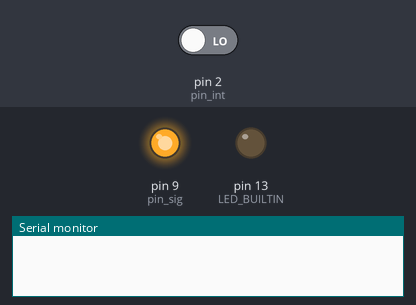
Simulated run of this sketch. Board: Arduino Uno, built with avr-gcc and run on an emulated ATmega328P. Parts: output pins drawn as LEDs (lit = HIGH), the last lines printed to the serial monitor. The inputs (shaded band) are chosen by the test bench; at power-on: pin 2 (pin_int) LOW.

Above: at 1.2 s.
1.3 s: pin 2 (pin_int) driven HIGH
At 2.1 s:
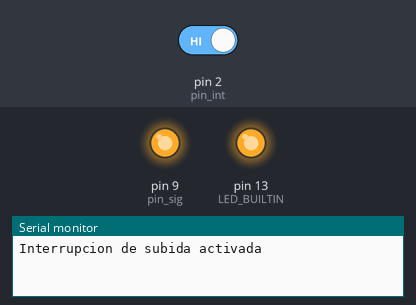
2.8 s: pin 2 (pin_int) driven LOW
At 5.6 s:
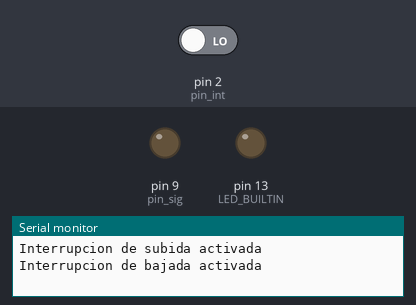
5.8 s: pin 2 (pin_int) driven HIGH
At 6.7 s:
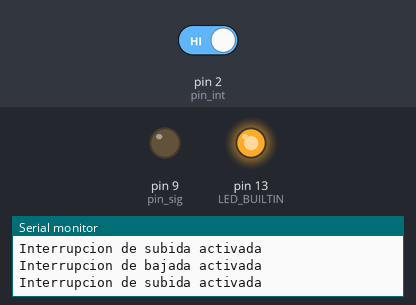
Timing chart, 0 to 14.5 s (numbered marks = the images above; inputs shaded):
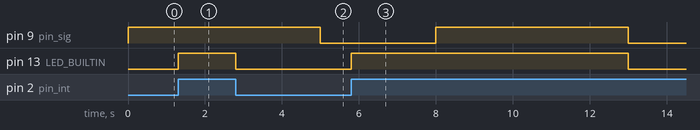

The sketch:

aday_interrupt_2.ino
```cpp
#define pin_int 2
#define pin_sig 9


void setup() {
  // put your setup code here, to run once:
  Serial.begin(9600);
  pinMode(pin_sig, OUTPUT);
  digitalWrite(pin_sig, LOW);
  pinMode(LED_BUILTIN, OUTPUT);
  attachInterrupt(digitalPinToInterrupt(pin_int), subida, RISING);
}

void loop() {
  // put your main code here, to run repeatedly:
  digitalWrite(pin_sig, HIGH);
  delay(5000);
  digitalWrite(pin_sig, LOW);
  digitalWrite(LED_BUILTIN, LOW);
  delay(3000);
}

void subida(){
  Serial.println("Interrupcion de subida activada");
  digitalWrite(LED_BUILTIN, HIGH);
  detachInterrupt(0);
  attachInterrupt(digitalPinToInterrupt(pin_int), bajada, FALLING);
  }

void bajada(){
  Serial.println("Interrupcion de bajada activada");
  digitalWrite(LED_BUILTIN, LOW);
  detachInterrupt(0);
  attachInterrupt(digitalPinToInterrupt(pin_int), subida, RISING);
  }
```

Measured:
- after the input at 1.3 s, pin 13 (LED_BUILTIN): LOW → HIGH at once
- after the input at 2.8 s, pin 13 (LED_BUILTIN): HIGH → LOW after 0.00 s instead of 2.2 s
- after the input at 5.8 s, pin 13 (LED_BUILTIN): LOW → HIGH at once, → LOW 7.2 s later
